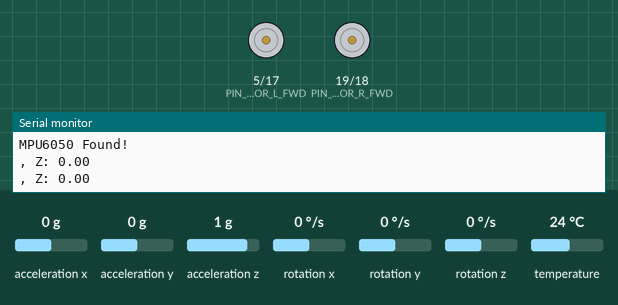
This sketch was run on a simulated ESP32. On the bench: motor-driver pin pairs drawn as motors (green arrow = first pin HIGH = forward, orange = second pin HIGH = backward, longer = more drive, scaled by the enable pin), the last lines printed to the serial monitor. The inputs (shaded band) are chosen by the test bench; at power-on: rotation z 0 °/s, acceleration x 0 g, acceleration y 0 g, acceleration z 1 g, rotation x 0 °/s, rotation y 0 °/s, temperature 24 °C. WiFi joins after 1.5 s; servers stay silent unless stated.

Above: at 3.2 s.
3.3 s: rotation z set to -192 °/s
At 4.5 s:
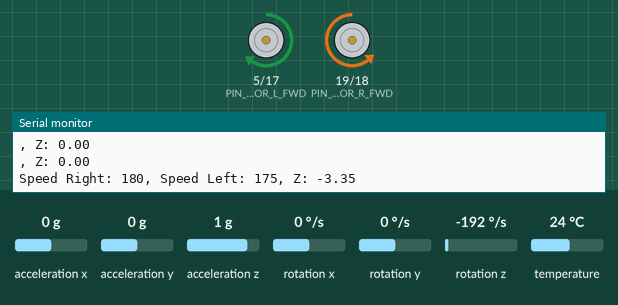
At 6.8 s:
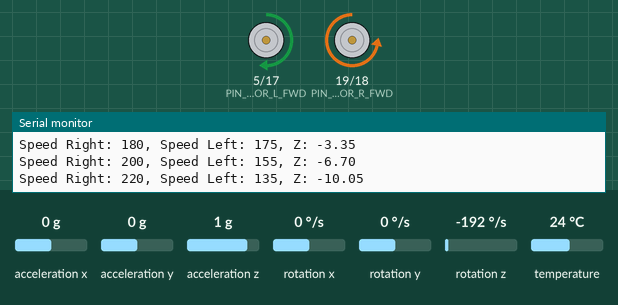
7.3 s: rotation z set to 192 °/s
At 19.7 s:
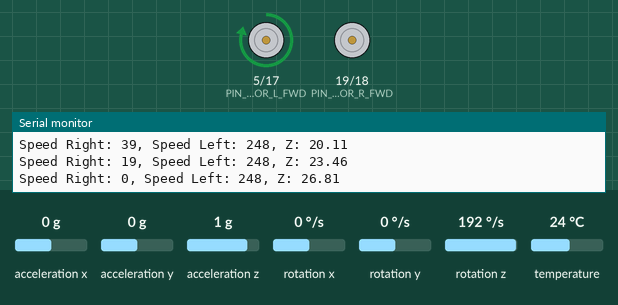
Timing chart, 0 to 21.2 s (numbered marks = the images above; inputs shaded):
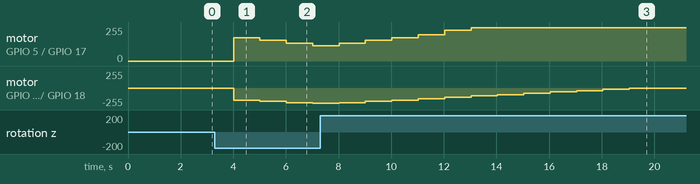

Measured:
- after the input at 7.3 s, motor on GPIO 19 (PIN_MOTOR_R_FWD) / GPIO 18 (PIN_MOTOR_R_BWD): moves from backward 232/255 to stopped over 11.0 s, starting after 0.72 s

The sketch:

Control_Final.ino
```cpp
#include <WiFi.h>
#include <Adafruit_MPU6050.h>
#include <Adafruit_Sensor.h>
#include <Wire.h>

// Definiciones de pines usados para motores
#define PIN_MOTOR_R_FWD 19
#define PIN_MOTOR_R_BWD 18
#define PIN_MOTOR_L_FWD 5
#define PIN_MOTOR_L_BWD 17
// Definiciones de pines usados para Enable de motores (Velocidad PWM)
#define PIN_ENABLE_R 27
#define PIN_ENABLE_L 14
// Definiciones de pines usados para encoders
#define PIN_ENCODER_R 33
#define PIN_ENCODER_L 32
Adafruit_MPU6050 mpu;

enum Comandos { CMD_FORWARD = 'w', CMD_BACKWARD = 's', CMD_RIGHT = 'd', CMD_LEFT = 'a', CMD_STOP = 'q' }; // Enumeración de comandos recibidos

// Configuración de red
const char* ssid = "HUAWEI_p20";
const char* password = "12345678";

WiFiServer TCPServer(8266); // Servidor del ESP32
WiFiClient TCPClient; // Cliente TCP (PC)

// Variables para almacenar las sumatorias de las rotaciones
float sum_rotation_x = 0.0;
float sum_rotation_y = 0.0;
float sum_rotation_z = 0.0;

// Parámetros del control
const float Kp = 6; // Constante proporcional para la corrección
unsigned long startTime;

void byteReceived(byte byteReceived) {
    switch (byteReceived) {
        case CMD_FORWARD:
            Serial.println("Forward");
            digitalWrite(PIN_MOTOR_R_FWD, LOW);
            digitalWrite(PIN_MOTOR_R_BWD, HIGH);
            digitalWrite(PIN_MOTOR_L_FWD, HIGH);
            digitalWrite(PIN_MOTOR_L_BWD, LOW);
            break;
        case CMD_BACKWARD:
            Serial.println("Backward");
            digitalWrite(PIN_MOTOR_R_FWD, HIGH);
            digitalWrite(PIN_MOTOR_R_BWD, LOW);
            digitalWrite(PIN_MOTOR_L_FWD, LOW);
            digitalWrite(PIN_MOTOR_L_BWD, HIGH);
            break;
        case CMD_RIGHT:
            Serial.println("Right");
            digitalWrite(PIN_MOTOR_R_FWD, HIGH);
            digitalWrite(PIN_MOTOR_R_BWD, LOW);
            digitalWrite(PIN_MOTOR_L_FWD, HIGH);
            digitalWrite(PIN_MOTOR_L_BWD, LOW);
            break;
        case CMD_LEFT:
            Serial.println("Left");
            digitalWrite(PIN_MOTOR_R_FWD, LOW);
            digitalWrite(PIN_MOTOR_R_BWD, HIGH);
            digitalWrite(PIN_MOTOR_L_FWD, LOW);
            digitalWrite(PIN_MOTOR_L_BWD, HIGH);
            break;
        case CMD_STOP:
            Serial.println("Stop");
            digitalWrite(PIN_MOTOR_R_FWD, LOW);
            digitalWrite(PIN_MOTOR_R_BWD, LOW);
            digitalWrite(PIN_MOTOR_L_FWD, LOW);
            digitalWrite(PIN_MOTOR_L_BWD, LOW);
            break;
        default:
            break;
    }
}

void setup() {
    pinMode(PIN_MOTOR_R_FWD, OUTPUT);
    pinMode(PIN_MOTOR_R_BWD, OUTPUT);
    pinMode(PIN_MOTOR_L_FWD, OUTPUT);
    pinMode(PIN_MOTOR_L_BWD, OUTPUT);

    pinMode(PIN_ENABLE_R, OUTPUT);
    pinMode(PIN_ENABLE_L, OUTPUT);

    digitalWrite(PIN_MOTOR_R_FWD, LOW);
    digitalWrite(PIN_MOTOR_R_BWD, LOW);
    digitalWrite(PIN_MOTOR_L_FWD, LOW);
    digitalWrite(PIN_MOTOR_L_BWD, LOW);

    digitalWrite(PIN_ENABLE_R, LOW);
    digitalWrite(PIN_ENABLE_L, LOW);

    Serial.begin(115200);

    Serial.printf("Conectando a: %s\n", ssid);

    WiFi.begin(ssid, password);

    // Intentamos que se conecte a la red wifi
    while (WiFi.status() != WL_CONNECTED) {
        Serial.println("Conectando...");
        delay(2000);
    }

    Serial.print("Conectado.  ");
    Serial.print(" Dirección IP del módulo: ");
    Serial.println(WiFi.localIP());

    TCPServer.begin();

    // Try to initialize!
    if (!mpu.begin()) {
        Serial.println("Failed to find MPU6050 chip");
        while (1) {
            delay(10);
        }
    }
    Serial.println("MPU6050 Found!");
    mpu.setAccelerometerRange(MPU6050_RANGE_8_G);
    mpu.setGyroRange(MPU6050_RANGE_500_DEG);
    mpu.setFilterBandwidth(MPU6050_BAND_21_HZ);

    // Empezar a moverse hacia adelante
    digitalWrite(PIN_MOTOR_R_FWD, LOW);
    digitalWrite(PIN_MOTOR_R_BWD, HIGH);
    digitalWrite(PIN_MOTOR_L_FWD, HIGH);
    digitalWrite(PIN_MOTOR_L_BWD, LOW);

    // Guardar el tiempo de inicio
    startTime = millis();
}

void loop() {
    sensors_event_t a, g, temp;
    mpu.getEvent(&a, &g, &temp);

    // Si han pasado más de 2 segundos desde el inicio, comenzar a sumar las rotaciones
    if (millis() - startTime > 2000) {
        // Actualizar las sumatorias de las rotaciones
        sum_rotation_x += g.gyro.x;
        sum_rotation_y += g.gyro.y;
        sum_rotation_z += g.gyro.z;

        // Corrección de la rotación en Z
        float correction = Kp * sum_rotation_z;

        // Ajustar velocidades de los motores para corregir la rotación
        int speed_right = 160;  // Velocidad base del motor derecho
        int speed_left = 196;    // Velocidad base del motor izquierdo

        // Si la corrección es positiva, aumentar la velocidad del motor izquierdo
        if (correction > 0.06) {
            speed_left += abs(correction)+13; // Aumentar la velocidad del motor izquierdo
            speed_right -= abs(correction);
        }

        // Si la corrección es negativa, aumentar la velocidad del motor derecho
        else if(correction < -0.04){
            speed_right += abs(correction); // Aumentar la velocidad del motor derecho
            speed_left -= abs(correction);
        }

        // Limitar las velocidades a un rango válido (0-255)
        speed_right = constrain(speed_right, 0, 232);
        speed_left = constrain(speed_left, 0, 248);

        Serial.print("Speed Right: ");
        Serial.print(speed_right);
        Serial.print(", Speed Left: ");
        Serial.print(speed_left);

        analogWrite(PIN_ENABLE_R, speed_right);
        analogWrite(PIN_ENABLE_L, speed_left);
    }

    Serial.print(", Z: ");
    Serial.print(sum_rotation_z);

    Serial.println("");
    delay(1000);
}
```
